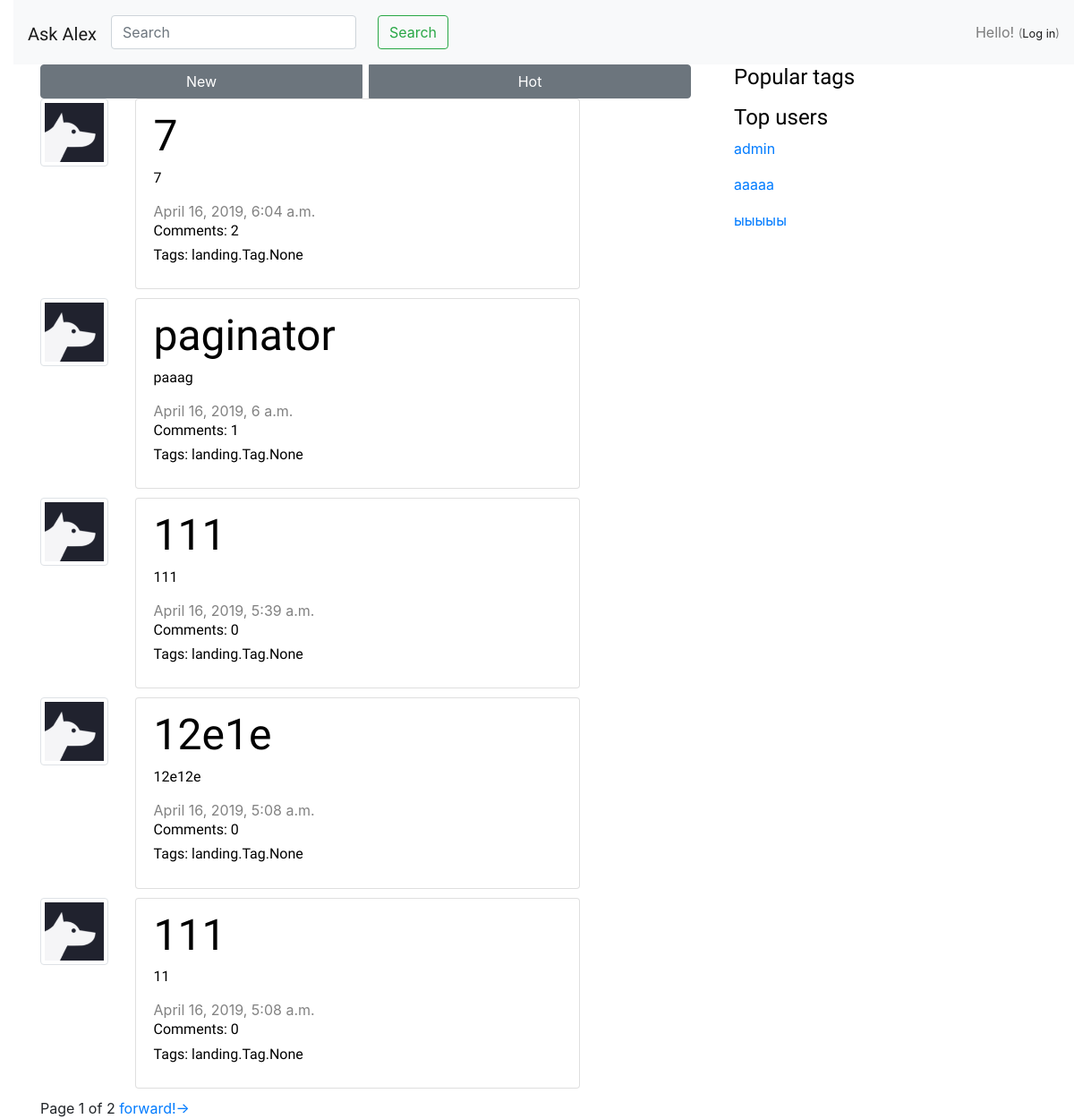
The app's page /, older data.
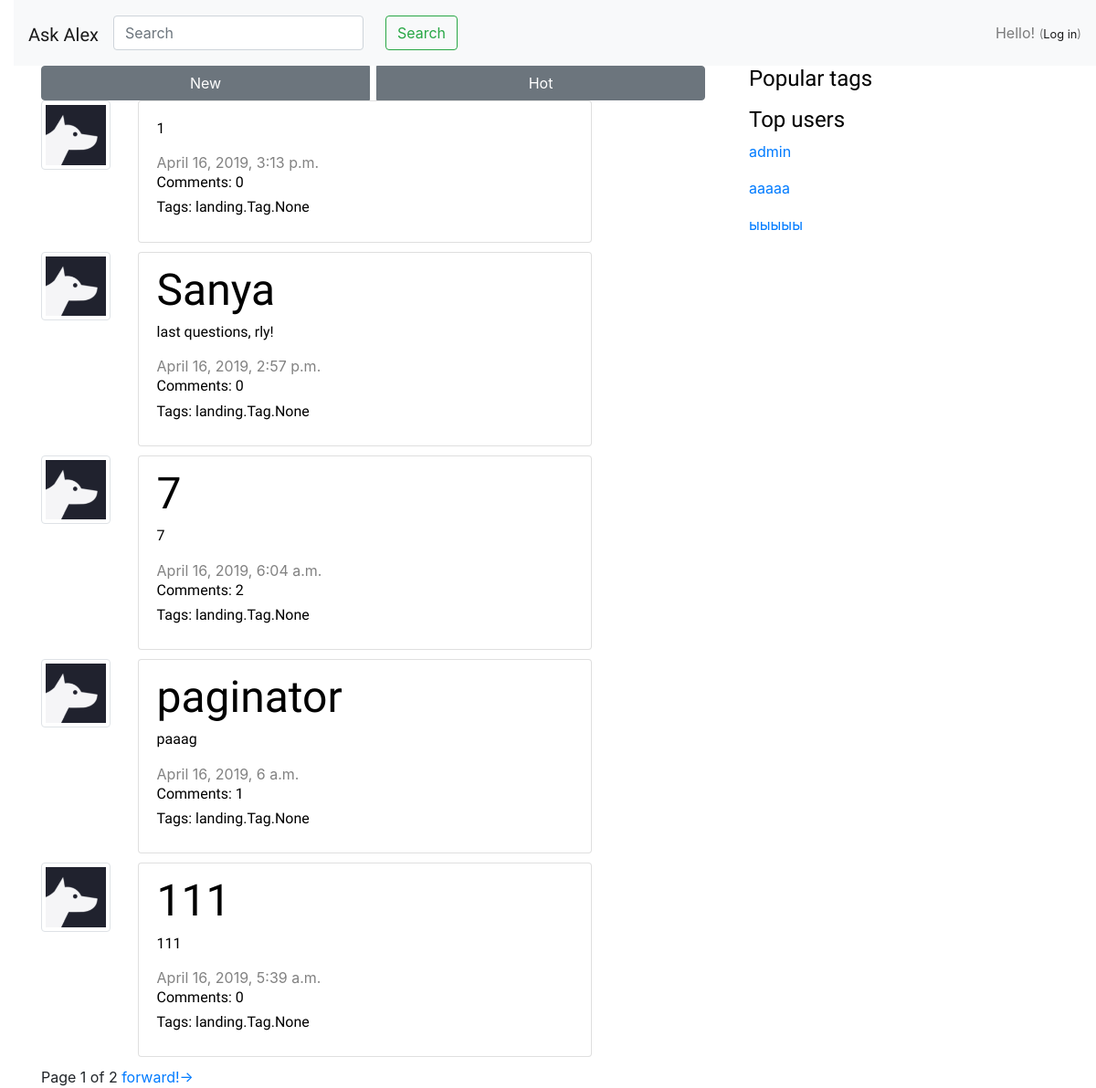
The same page, newer data.
### landing/models.py (models this page shows, shortened)
class Question(models.Model):
    author = models.ForeignKey(User, on_delete=models.CASCADE)
    title = models.CharField(max_length=200)
    text = models.TextField()
    likes = models.IntegerField(blank=True, null=True)
    dislikes = models.IntegerField(blank=True, null=True)
    created_date = models.DateTimeField(default=timezone.now)
    published_date = models.DateTimeField(blank=True, null=True)
    tags = models.ManyToManyField(Tag, blank=True)
    objects = QuestionManager()

### landing/views.py (the view)
# urls.py: path('', views.post_list, name='post_list'),
def post_list(request):
    posts = Question.objects.filter(published_date__lte=timezone.now()).order_by('-published_date')
    return render(request, 'web/post_list.html', {
        'posts': paginate(request, posts),
        'tags': paginate(request, Tag.objects.all()),
        'users':paginate(request, User.objects.all()),
        'objects': paginate(request, posts),
    })

### landing/views.py (called while the page is built)
def paginate(request, objects_list):
    paginator = Paginator(objects_list, 5)
    page = request.GET.get('page')
    try:
        objects = paginator.page(page)
    except PageNotAnInteger:
        objects = paginator.page(1)
    except EmptyPage:
        objects = paginator.page(paginator.num_pages)
    return objects

### landing/templates/web/post_list.html
{% extends "web/base.html" %}
{% load static %}
{% block content %}
       <main role="main" class="container">
        <div class="row">
            <div class="col-10">
                <div class="btn-group" role="group" aria-label="Basic example">
                    <a href="{% url 'new' %}" class="btn btn-secondary mr-sm-2" style="width:360px">New</a>
                    <a href="{% url 'top' %}" class="btn btn-secondary mr-sm-2" style="width:360px">Hot</a>
                </div>
                    {% for post in posts %}
                        <div class="row">
                        <div class="col-2">
                          <img class="img-thumbnail img-fluid" src={% static "/img/ld.png"%}>
                        </div>
                        <div class="col-10">
                        <ul class="list-group">
                            <li class="list-group-item">
                                <div class="post">
                                    <h1><a href="{% url 'post_detail' pk=post.pk %}">{{ post.title }}</a></h1>
                                    <h6><p>{{ post.text|linebreaksbr }}</p></h6>
                                    <div class="date" class="top-menu">
                                        {{ post.published_date }}
                                    </div>
                                    <a href="{% url 'post_detail' pk=post.pk %}"><h6>Comments: {{ post.comments.count }}</h6></a>
                                    <h6><p>Tags: {{ post.tags }}</p></h6>
                                </div>
                            </li>
                        </ul>
                        </div>
                        </div>
                    {% endfor %}
                {% block paginator %}
                    {% include "web/paginator.html" %}
                {% endblock %}
            </div>
        </div>
    </main>
{% endblock %}

### landing/templates/web/sidebar.html (shortened to what this page needs)
{% block sidebar %}
        <h4>Popular tags</h4>
        <p>
        <h4>Top users</h4>
        {% for user in users %}
           <p> <a href="{% url 'user' id=user.id %}">{{ user }}</a>
        {% endfor %}
{% endblock %}

Row changes from the older to the newer data that the page shows:
no longer on this page (row unchanged): Question: title "12e1e", text "12e12e", published_date "April 16, 2019, 5:08 a.m.", comments.count "0", tags "landing.Tag.None"
no longer on this page (row unchanged): Question: title "111", text "11", published_date "April 16, 2019, 5:08 a.m.", comments.count "0", tags "landing.Tag.None"
added Question: text "1", published_date "April 16, 2019, 3:13 p.m.", comments.count "0", tags "landing.Tag.None"
added Question: title "Sanya", text "last questions, rly!", published_date "April 16, 2019, 2:57 p.m.", comments.count "0", tags "landing.Tag.None"
